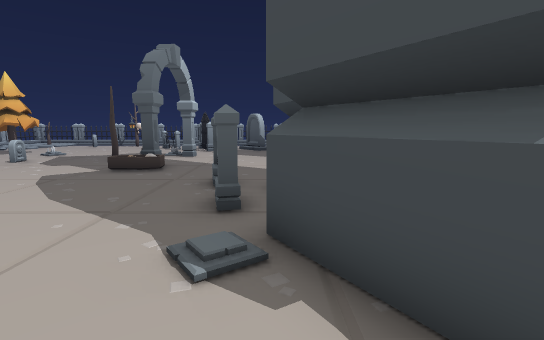
[1] (above)

19 first-person views from a walk through a level from a Godot 3-D game. The camera is 1.3 m above the floor, tilts 8° down and sees 85° across. The floor is counted in squares, 1 m on a side. Each view is taken from the middle of a square. On the plan, view 1 faces up. The plan holds only what a view shows up to about 14 squares ahead; the rest is blank. The place goes on beyond the plan. Characters and animated objects are left out.

[2]
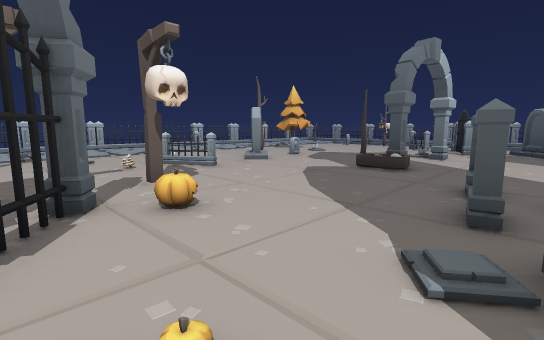

[3]
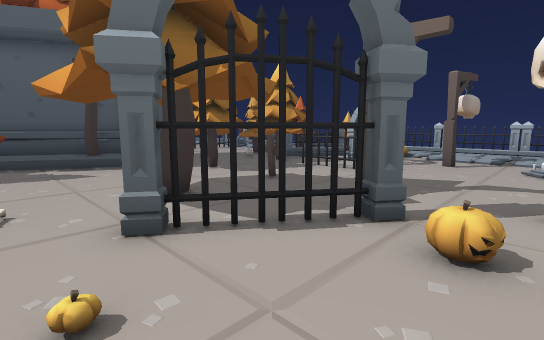

[4]
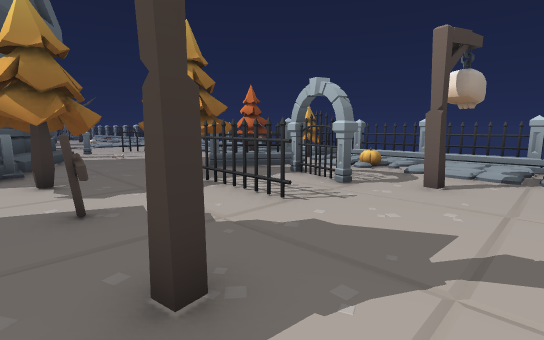

[5]
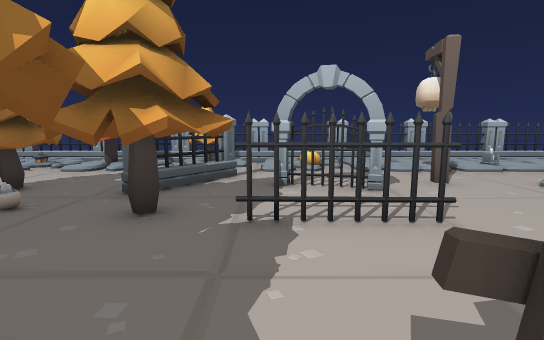

[6]
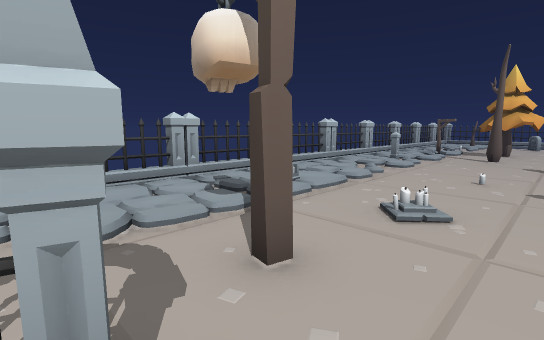

[7]
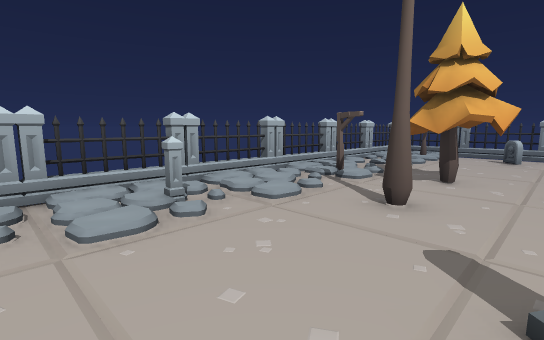

[8]
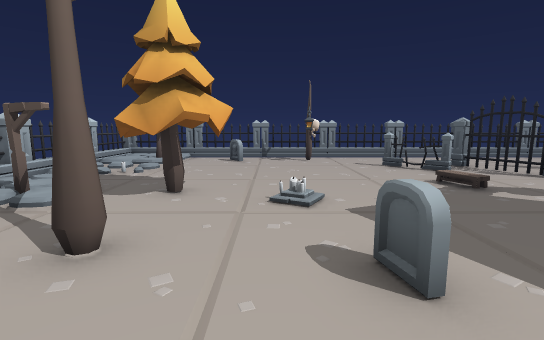

[9]
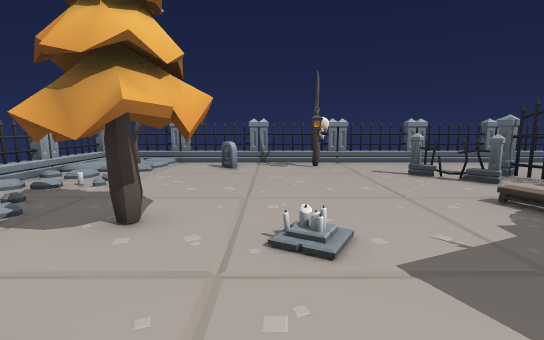

[10]
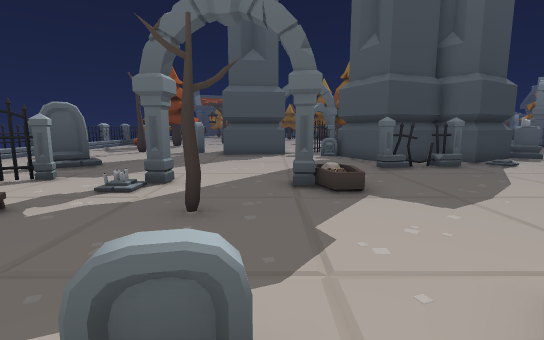

[11]
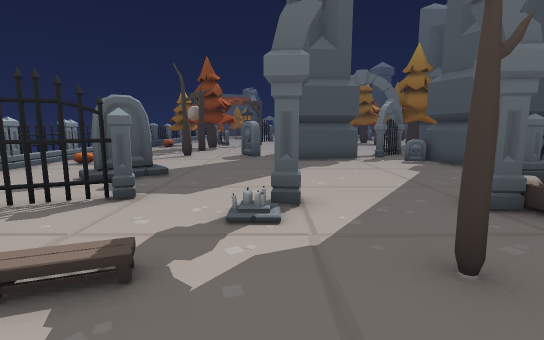

[12]
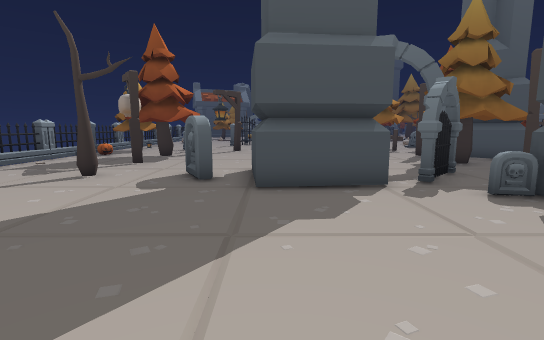

[13]
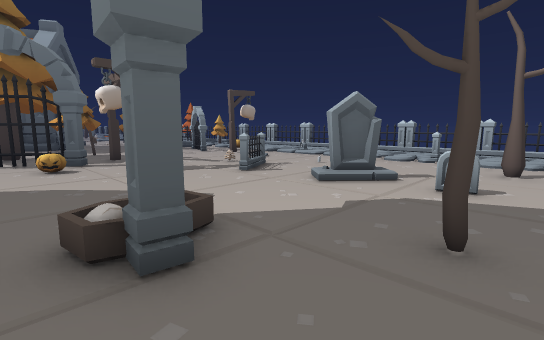

[14]
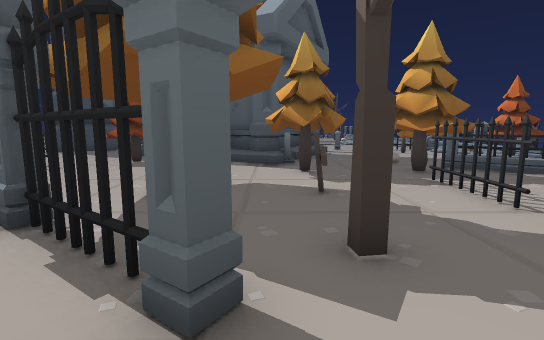

[15]
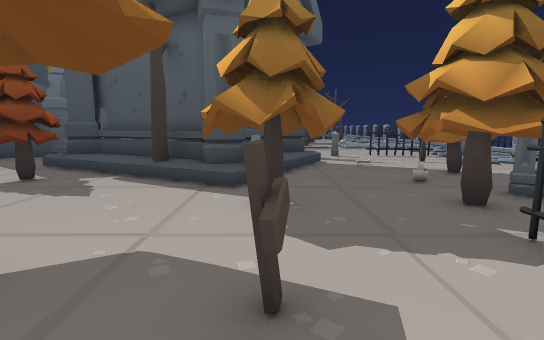

[16]
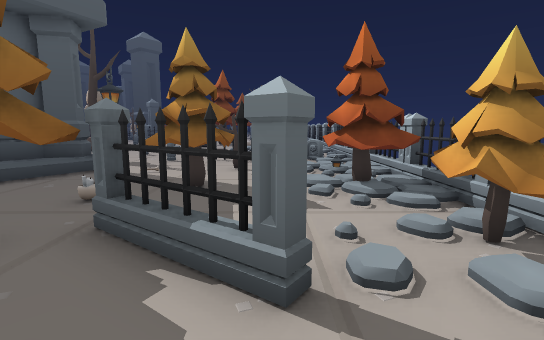

[17]
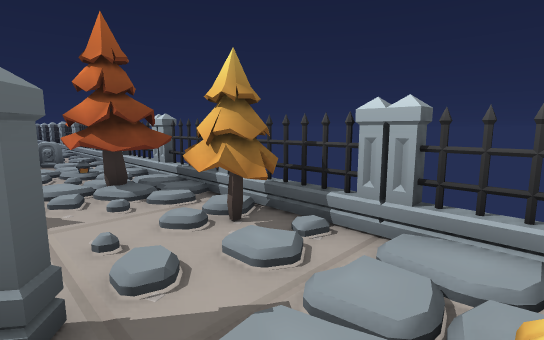

[18]
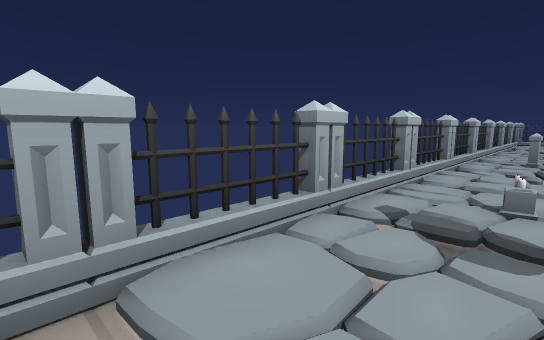

[19]
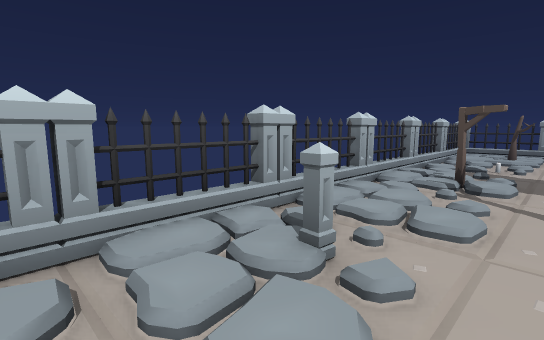

### Floor plan
Key: @ floor where view 1 was taken; # wall or solid block; x gap in a wall; . main floor; : floor 0.25 m higher than the main floor; / step, stairs or slope; T pine tree; M tombstone; R tree; F fence; S skull; H thing the floor can be seen under or through; C candle; L lantern; O other object.
Columns run from 18 left of view 1 to 12 right of it. Each row starts with its distance up from view 1.
 23  F FFFFFFFFFFFFFFFFFFFFFFFFFFFF
 22 FFF:..................   ....
 21 FF//.MM.RR..........O   ..O...
 20  F/R................  ........
 19 FF//.......F.H....  ........TT
 18 F../........F.H..M ....R..STTT
 17 FF./..........H.............TT
 16 F//..T.....O...............
 15 F//#TTT................M.....
 14 F/::.T......./#..............
 13 F//...................###
 12 F//:.R..M..R..........#
 11 F/::....M.............#
 10 F//...........#.........
  9 F///....M.............##..
  8 F/:/.................M ##....
  7 F//..............Fx##   ## ...
  6 F//:.....F.......F.#   LTTTT L
  5 F/::....F........F.#     T.T
  4 FF/:...............#      T #
  3 FF//.......S...../##       ##
  2 FF:/...............##
  1 FF::.........H......#
  0 FF//.S.....#..H...@.C
 -1 F://...........H..
 -2 F//...H.H.........
 -3 F///.H .H..#..T..O
 -4 F/:/....H.........
 -5 FF//F..TT..TT......
 -6 FTT/.F.TT.TTT.......
 -7 FTT/..FTT..T........#
 -8 FFT.........O....TT..
 -9 FTTT.TTT...M##R..TT..
-10 F/T:.TT....O####O....
-11 F//........##  ##OO..
-12 F//: .R.O.##     M#

Where each view was taken, in squares from view 1:
view 1: 0 up, 0 right, facing up
view 2: 0 up, 0 right, facing up-left
view 3: 3 up, 1 left, facing down-left
view 4: 2 up, 6 left, facing down-left
view 5: 4 down, 6 left, facing left
view 6: 2 down, 11 left, facing up-left
view 7: 7 up, 11 left, facing up-left
view 8: 9 up, 11 left, facing up
view 9: 11 up, 11 left, facing up
view 10: 11 up, 11 left, facing right
view 11: 14 up, 9 left, facing right
view 12: 13 up, 3 left, facing right
view 13: 13 up, 3 left, facing down-left
view 14: 3 up, 6 left, facing down
view 15: 1 down, 7 left, facing down
view 16: 3 down, 14 left, facing down
view 17: 3 down, 14 left, facing down-left
view 18: 2 down, 15 left, facing up-left
view 19: 7 up, 14 left, facing up-left
